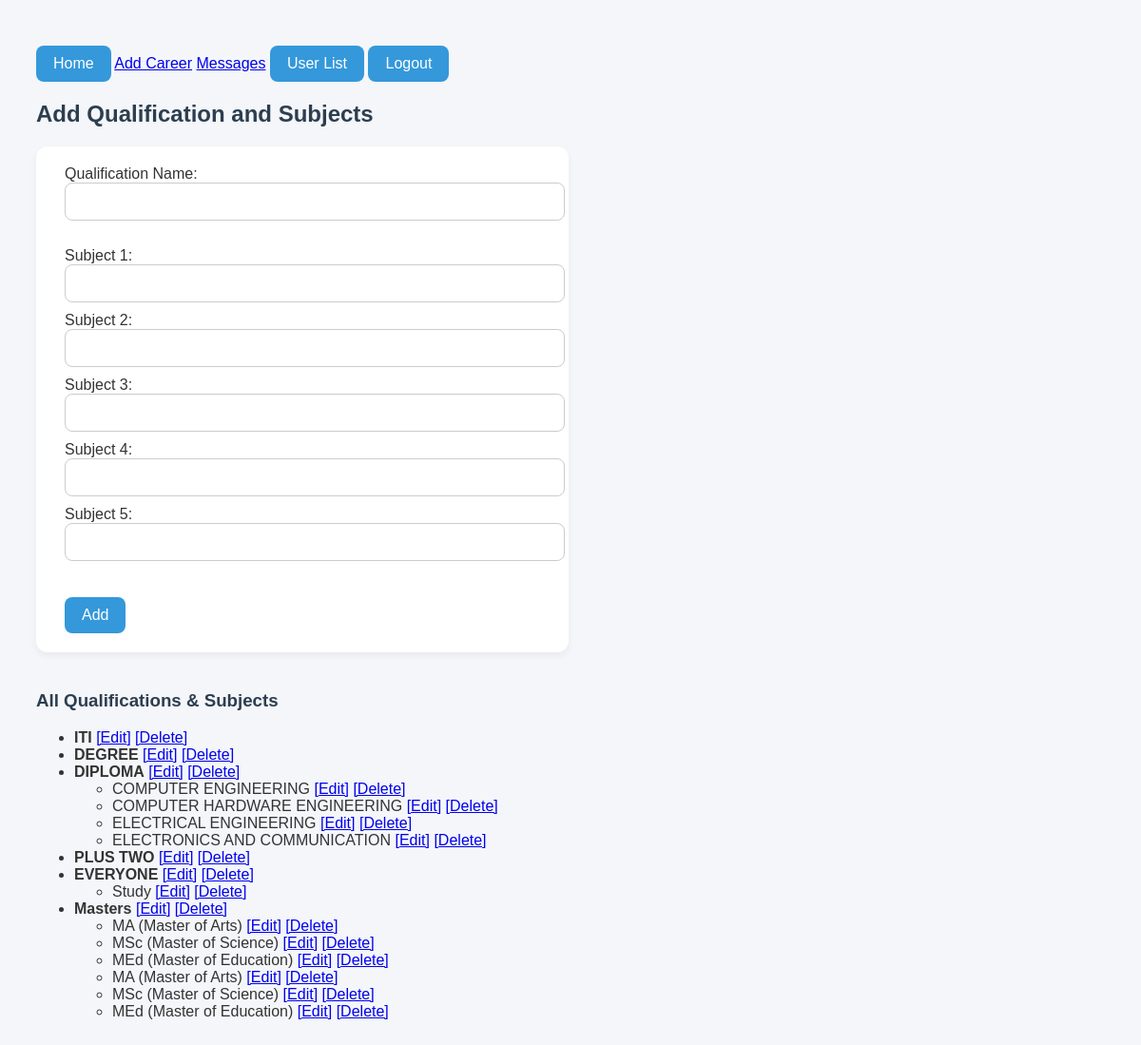
The app's page /add-qualification/, older data.
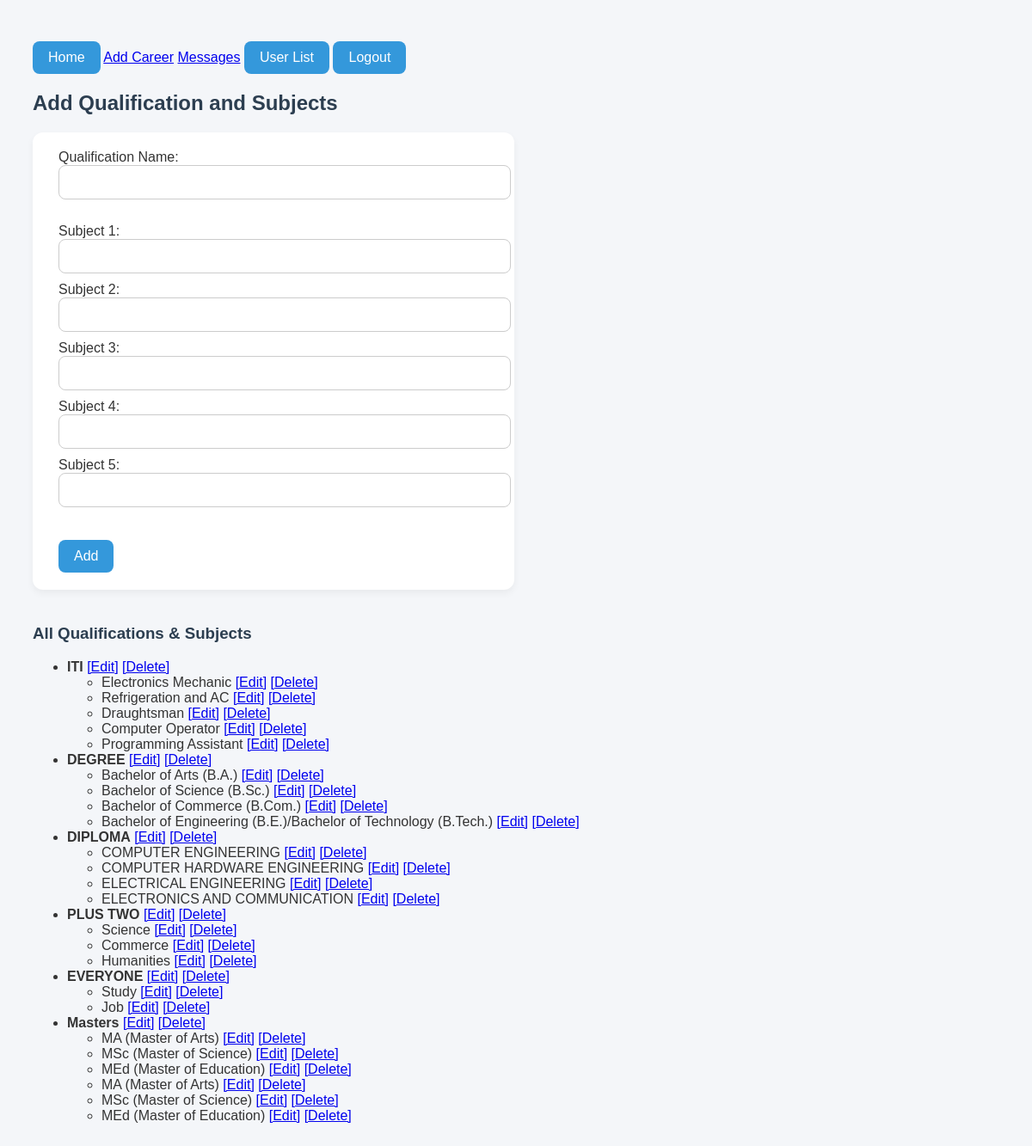
The same page, newer data.
### project_app/models.py (models this page shows, shortened)
class Qualification(models.Model):
    name=models.CharField(max_length=50)

class Subject(models.Model):
    qualification = models.ForeignKey(Qualification, on_delete=models.CASCADE)
    name = models.CharField(max_length=50)

### project_app/views.py (the view, shortened to what this page needs)
# urls.py: path('add-qualification/', views.add_qualification_subjects, name='add-qualification'),
def add_qualification_subjects(request):
    qualifications = Qualification.objects.all()
    return render(request, 'add_qualification.html', {'qualifications': qualifications})

### templates/add_qualification.html (shortened to what this page needs)
{% load static %}
<!DOCTYPE html>
<html>
<head>
    <link rel="stylesheet" href="{% static 'css/admin/add_qualification.css' %}">
</head>
<body>
    <nav>
        <a href="{% url 'adminhome' %}"><button>Home</button></a>
        <a href="{% url 'add' %}">Add Career</a>
        <a href="{% url 'message_list' %}">Messages</a>
        <a href="{% url 'userlist' %}"><button>User List</button></a>
        <a href="{% url 'logout' %}"><button>Logout</button></a>
    </nav>
    <h2>Add Qualification and Subjects</h2>
    <form method="post">
        <label>Qualification Name:</label>
        <input type="text" name="qualification" required><br><br>
        <label>Subject 1:</label>
        <input type="text" name="subject1"><br>
        <label>Subject 2:</label>
        <input type="text" name="subject2"><br>
        <label>Subject 3:</label>
        <input type="text" name="subject3"><br>
        <label>Subject 4:</label>
        <input type="text" name="subject4"><br>
        <label>Subject 5:</label>
        <input type="text" name="subject5"><br><br>
        <button type="submit">Add</button>
    </form>
    <h3>All Qualifications & Subjects</h3>
    <ul>
        {% for qualification in qualifications %}
            <li>
                <strong>{{ qualification.name }}</strong>
                <a href="{% url 'edit_qualification' qualification.id %}">[Edit]</a>
                <a href="{% url 'delete_qualification' qualification.id %}" onclick="return confirm('Delete this qualification?')">[Delete]</a>
                <ul>
                    {% for subject in qualification.subject_set.all %}
                        <li>
                            {{ subject.name }}
                            <a href="{% url 'edit_subject' subject.id %}">[Edit]</a>
                            <a href="{% url 'delete_subject' subject.id %}" onclick="return confirm('Delete this subject?')">[Delete]</a>
                        </li>
                    {% endfor %}
                </ul>
            </li>
        {% empty %}
            <li>No qualifications found.</li>
        {% endfor %}
    </ul>
</body>
</html>

Row changes from the older to the newer data that the page shows:
added Subject: name "Electronics Mechanic", shown under Qualification "ITI"
added Subject: name "Refrigeration and AC", shown under Qualification "ITI"
added Subject: name "Draughtsman", shown under Qualification "ITI"
added Subject: name "Computer Operator", shown under Qualification "ITI"
added Subject: name "Programming Assistant", shown under Qualification "ITI"
added Subject: name "Bachelor of Arts (B.A.)", shown under Qualification "DEGREE"
added Subject: name "Bachelor of Science (B.Sc.)", shown under Qualification "DEGREE"
added Subject: name "Bachelor of Commerce (B.Com.)", shown under Qualification "DEGREE"
added Subject: name "Bachelor of Engineering (B.E.)/Bachelor of Technology (B.Tech.)", shown under Qualification "DEGREE"
added Subject: name "Science", shown under Qualification "PLUS TWO"
added Subject: name "Commerce", shown under Qualification "PLUS TWO"
added Subject: name "Humanities", shown under Qualification "PLUS TWO"
added Subject: name "Job", shown under Qualification "EVERYONE"
